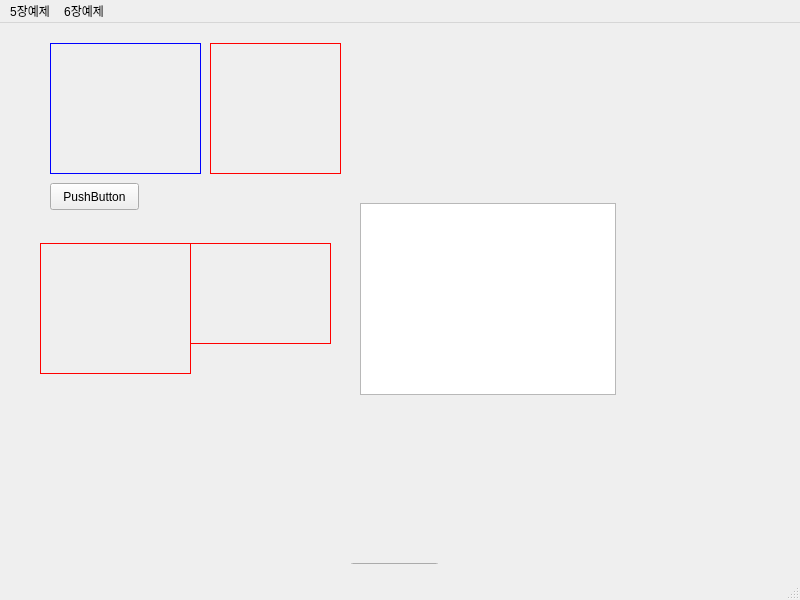
<?xml version="1.0" encoding="UTF-8"?>
<ui version="4.0">
 <class>MainWindow</class>
 <widget class="QMainWindow" name="MainWindow">
  <property name="geometry">
   <rect>
    <x>0</x>
    <y>0</y>
    <width>800</width>
    <height>600</height>
   </rect>
  </property>
  <property name="windowTitle">
   <string>MainWindow</string>
  </property>
  <widget class="QWidget" name="centralwidget">
   <widget class="QStackedWidget" name="stackedWidget">
    <property name="geometry">
     <rect>
      <x>20</x>
      <y>-10</y>
      <width>791</width>
      <height>551</height>
     </rect>
    </property>
    <property name="currentIndex">
     <number>0</number>
    </property>
    <widget class="QWidget" name="page">
     <widget class="QGraphicsView" name="graphicsView">
      <property name="geometry">
       <rect>
        <x>340</x>
        <y>190</y>
        <width>256</width>
        <height>192</height>
       </rect>
      </property>
     </widget>
     <widget class="QPushButton" name="graychangebtn">
      <property name="geometry">
       <rect>
        <x>330</x>
        <y>550</y>
        <width>89</width>
        <height>27</height>
       </rect>
      </property>
      <property name="text">
       <string>변환</string>
      </property>
     </widget>
     <widget class="QLabel" name="grayvideo">
      <property name="geometry">
       <rect>
        <x>190</x>
        <y>30</y>
        <width>131</width>
        <height>131</height>
       </rect>
      </property>
      <property name="styleSheet">
       <string notr="true">border: 1px solid red</string>
      </property>
      <property name="text">
       <string/>
      </property>
     </widget>
     <widget class="QWidget" name="verticalLayoutWidget">
      <property name="geometry">
       <rect>
        <x>330</x>
        <y>30</y>
        <width>191</width>
        <height>121</height>
       </rect>
      </property>
      <layout class="QVBoxLayout" name="matvbox"/>
     </widget>
     <widget class="QLabel" name="originvideo">
      <property name="geometry">
       <rect>
        <x>30</x>
        <y>30</y>
        <width>151</width>
        <height>131</height>
       </rect>
      </property>
      <property name="styleSheet">
       <string notr="true">border: 1px solid blue</string>
      </property>
      <property name="text">
       <string/>
      </property>
     </widget>
     <widget class="QPushButton" name="cameraopen">
      <property name="geometry">
       <rect>
        <x>30</x>
        <y>170</y>
        <width>89</width>
        <height>27</height>
       </rect>
      </property>
      <property name="text">
       <string>PushButton</string>
      </property>
     </widget>
     <widget class="QLabel" name="imageshow">
      <property name="geometry">
       <rect>
        <x>20</x>
        <y>230</y>
        <width>151</width>
        <height>131</height>
       </rect>
      </property>
      <property name="styleSheet">
       <string notr="true">border: 1px solid red</string>
      </property>
      <property name="text">
       <string/>
      </property>
     </widget>
     <widget class="QLabel" name="graychange">
      <property name="geometry">
       <rect>
        <x>170</x>
        <y>230</y>
        <width>141</width>
        <height>101</height>
       </rect>
      </property>
      <property name="styleSheet">
       <string notr="true">border: 1px solid red</string>
      </property>
      <property name="text">
       <string/>
      </property>
     </widget>
     <widget class="QPushButton" name="imgopen">
      <property name="geometry">
       <rect>
        <x>70</x>
        <y>560</y>
        <width>89</width>
        <height>27</height>
       </rect>
      </property>
      <property name="text">
       <string>열기</string>
      </property>
     </widget>
    </widget>
    <widget class="QWidget" name="page_2"/>
   </widget>
  </widget>
  <widget class="QMenuBar" name="menubar">
   <property name="geometry">
    <rect>
     <x>0</x>
     <y>0</y>
     <width>800</width>
     <height>32</height>
    </rect>
   </property>
   <widget class="QMenu" name="menu5">
    <property name="title">
     <string>5장예제</string>
    </property>
    <addaction name="action5_1"/>
    <addaction name="action5_2"/>
    <addaction name="action5_11"/>
   </widget>
   <widget class="QMenu" name="menu6">
    <property name="title">
     <string>6장예제</string>
    </property>
    <addaction name="action6_1"/>
   </widget>
   <addaction name="menu5"/>
   <addaction name="menu6"/>
  </widget>
  <widget class="QStatusBar" name="statusbar"/>
  <action name="action5_1">
   <property name="text">
    <string>5-1예제</string>
   </property>
  </action>
  <action name="action5_2">
   <property name="text">
    <string>5-2에제</string>
   </property>
  </action>
  <action name="action5_11">
   <property name="text">
    <string>5-11예제</string>
   </property>
  </action>
  <action name="action6_1">
   <property name="text">
    <string>카메라 히스토그램</string>
   </property>
  </action>
 </widget>
 <resources/>
 <connections>
  <connection>
   <sender>cameraopen</sender>
   <signal>clicked()</signal>
   <receiver>MainWindow</receiver>
   <slot>camera_open()</slot>
   <hints>
    <hint type="sourcelabel">
     <x>103</x>
     <y>205</y>
    </hint>
    <hint type="destinationlabel">
     <x>0</x>
     <y>201</y>
    </hint>
   </hints>
  </connection>
 </connections>
 <slots>
  <slot>camera_open()</slot>
 </slots>
</ui>
